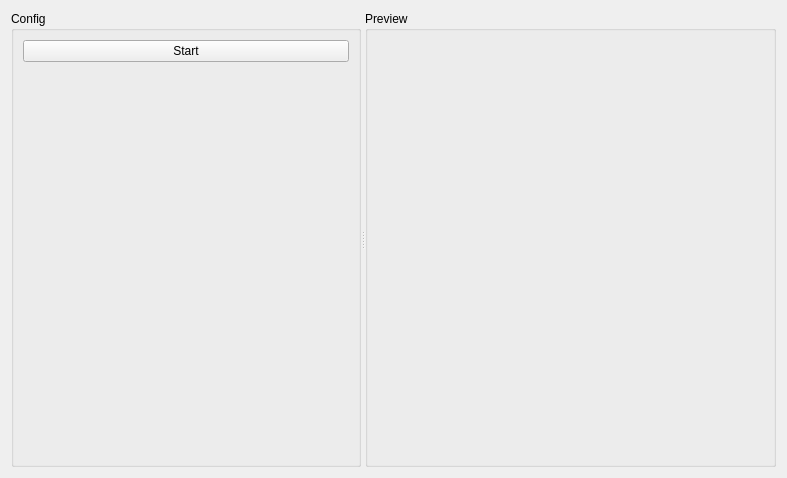
<?xml version="1.0" encoding="UTF-8"?>
<ui version="4.0">
 <class>AnimationSceneWindow</class>
 <widget class="QWidget" name="AnimationSceneWindow">
  <property name="geometry">
   <rect>
    <x>0</x>
    <y>0</y>
    <width>787</width>
    <height>478</height>
   </rect>
  </property>
  <property name="windowTitle">
   <string>Animation Scene Window</string>
  </property>
  <layout class="QGridLayout" name="gridLayout_4">
   <item row="0" column="0">
    <widget class="QSplitter" name="splitter">
     <property name="orientation">
      <enum>Qt::Horizontal</enum>
     </property>
     <widget class="QGroupBox" name="groupBox">
      <property name="maximumSize">
       <size>
        <width>350</width>
        <height>16777215</height>
       </size>
      </property>
      <property name="title">
       <string>Config</string>
      </property>
      <layout class="QGridLayout" name="gridLayout_3">
       <item row="0" column="0">
        <layout class="QGridLayout" name="gridLayout_2">
         <item row="0" column="0">
          <widget class="QPushButton" name="startButton">
           <property name="text">
            <string>Start</string>
           </property>
           <property name="checkable">
            <bool>true</bool>
           </property>
          </widget>
         </item>
         <item row="1" column="0">
          <spacer name="verticalSpacer">
           <property name="orientation">
            <enum>Qt::Vertical</enum>
           </property>
           <property name="sizeHint" stdset="0">
            <size>
             <width>20</width>
             <height>40</height>
            </size>
           </property>
          </spacer>
         </item>
        </layout>
       </item>
      </layout>
     </widget>
     <widget class="QGroupBox" name="groupBox_2">
      <property name="title">
       <string>Preview</string>
      </property>
      <layout class="QGridLayout" name="gridLayout">
       <item row="0" column="0">
        <layout class="QVBoxLayout" name="previewLayout"/>
       </item>
      </layout>
     </widget>
    </widget>
   </item>
  </layout>
 </widget>
 <resources/>
 <connections/>
</ui>
